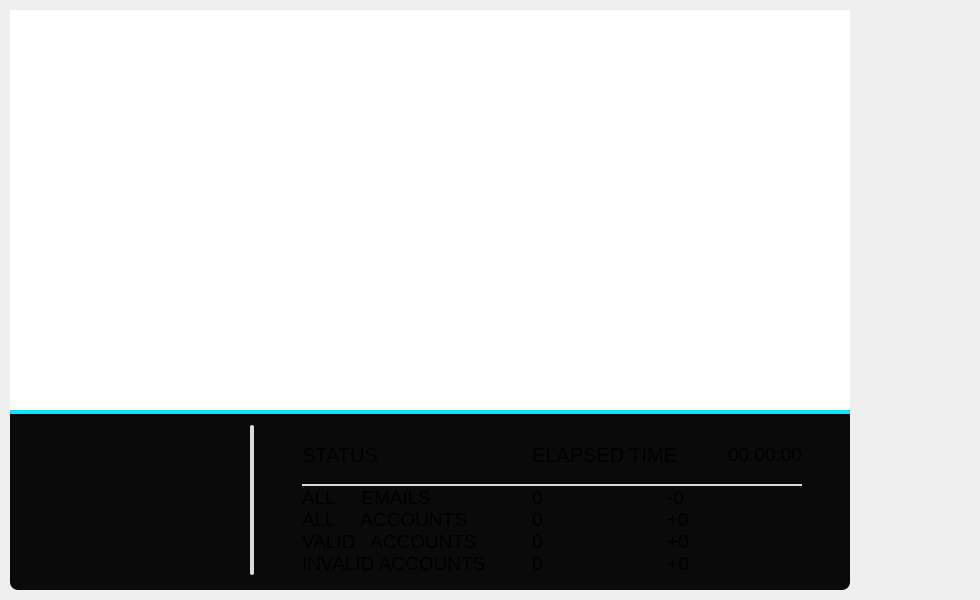
<?xml version="1.0" encoding="UTF-8"?>
<ui version="4.0">
 <class>MainWindow</class>
 <widget class="QMainWindow" name="MainWindow">
  <property name="geometry">
   <rect>
    <x>0</x>
    <y>0</y>
    <width>980</width>
    <height>600</height>
   </rect>
  </property>
  <property name="minimumSize">
   <size>
    <width>980</width>
    <height>600</height>
   </size>
  </property>
  <property name="maximumSize">
   <size>
    <width>980</width>
    <height>600</height>
   </size>
  </property>
  <property name="mouseTracking">
   <bool>false</bool>
  </property>
  <property name="windowTitle">
   <string>SpectralX</string>
  </property>
  <property name="windowIcon">
   <iconset>
    <normaloff>:/images/icons/account.png</normaloff>:/images/icons/account.png</iconset>
  </property>
  <property name="styleSheet">
   <string notr="true"/>
  </property>
  <widget class="QWidget" name="centralwidget">
   <widget class="QTextEdit" name="logs_textEdit">
    <property name="geometry">
     <rect>
      <x>10</x>
      <y>10</y>
      <width>840</width>
      <height>400</height>
     </rect>
    </property>
    <property name="minimumSize">
     <size>
      <width>840</width>
      <height>400</height>
     </size>
    </property>
    <property name="maximumSize">
     <size>
      <width>840</width>
      <height>400</height>
     </size>
    </property>
    <property name="font">
     <font>
      <family>Consolas</family>
      <bold>true</bold>
     </font>
    </property>
    <property name="cursor" stdset="0">
     <cursorShape>ArrowCursor</cursorShape>
    </property>
    <property name="autoFillBackground">
     <bool>false</bool>
    </property>
    <property name="styleSheet">
     <string notr="true">border-top-left-radius: 8px;
border-top-right-radius: 8px;</string>
    </property>
    <property name="readOnly">
     <bool>true</bool>
    </property>
    <property name="html">
     <string>&lt;!DOCTYPE HTML PUBLIC &quot;-//W3C//DTD HTML 4.0//EN&quot; &quot;http://www.w3.org/TR/REC-html40/strict.dtd&quot;&gt;
&lt;html&gt;&lt;head&gt;&lt;meta name=&quot;qrichtext&quot; content=&quot;1&quot; /&gt;&lt;meta charset=&quot;utf-8&quot; /&gt;&lt;style type=&quot;text/css&quot;&gt;
p, li { white-space: pre-wrap; }
hr { height: 1px; border-width: 0; }
li.unchecked::marker { content: &quot;\2610&quot;; }
li.checked::marker { content: &quot;\2612&quot;; }
&lt;/style&gt;&lt;/head&gt;&lt;body style=&quot; font-family:'Consolas'; font-size:9pt; font-weight:700; font-style:normal;&quot;&gt;
&lt;p style=&quot;-qt-paragraph-type:empty; margin-top:0px; margin-bottom:0px; margin-left:0px; margin-right:0px; -qt-block-indent:0; text-indent:0px; font-size:18px; font-weight:800;&quot;&gt;&lt;br /&gt;&lt;/p&gt;&lt;/body&gt;&lt;/html&gt;</string>
    </property>
   </widget>
   <widget class="QWidget" name="logs_bar" native="true">
    <property name="geometry">
     <rect>
      <x>10</x>
      <y>410</y>
      <width>840</width>
      <height>180</height>
     </rect>
    </property>
    <property name="sizePolicy">
     <sizepolicy hsizetype="Expanding" vsizetype="Expanding">
      <horstretch>0</horstretch>
      <verstretch>0</verstretch>
     </sizepolicy>
    </property>
    <property name="minimumSize">
     <size>
      <width>840</width>
      <height>180</height>
     </size>
    </property>
    <property name="maximumSize">
     <size>
      <width>840</width>
      <height>180</height>
     </size>
    </property>
    <property name="styleSheet">
     <string notr="true">#logs_bar {
	border-top: 4px solid #16e0ff;
	border-bottom-left-radius: 8px;
	border-bottom-right-radius: 8px;
	background-color: #0a0a0a;
}

#logs_bar QLabel {
	background-position: center;
	background-repeat: no-repeat;
	background-origin: content;
	background-color: #0a0a0a;
}

#logs_bar #delete_label:hover, #save_label:hover {
	border-radius: 24px;
	background-color: #1a1a1a;
}</string>
    </property>
    <layout class="QGridLayout" name="gridLayout_2">
     <item row="0" column="1">
      <widget class="QLabel" name="delete_label">
       <property name="minimumSize">
        <size>
         <width>48</width>
         <height>48</height>
        </size>
       </property>
       <property name="maximumSize">
        <size>
         <width>48</width>
         <height>48</height>
        </size>
       </property>
       <property name="autoFillBackground">
        <bool>false</bool>
       </property>
       <property name="styleSheet">
        <string notr="true">background-image: url(:/images/icons/delete_32.png);</string>
       </property>
       <property name="text">
        <string/>
       </property>
      </widget>
     </item>
     <item row="0" column="0">
      <widget class="QLabel" name="save_label">
       <property name="minimumSize">
        <size>
         <width>48</width>
         <height>48</height>
        </size>
       </property>
       <property name="maximumSize">
        <size>
         <width>48</width>
         <height>48</height>
        </size>
       </property>
       <property name="autoFillBackground">
        <bool>false</bool>
       </property>
       <property name="styleSheet">
        <string notr="true">background-image: url(:/images/icons/save_32.png);</string>
       </property>
       <property name="text">
        <string/>
       </property>
      </widget>
     </item>
     <item row="0" column="2">
      <widget class="QLabel" name="devider1">
       <property name="sizePolicy">
        <sizepolicy hsizetype="Preferred" vsizetype="Preferred">
         <horstretch>0</horstretch>
         <verstretch>0</verstretch>
        </sizepolicy>
       </property>
       <property name="minimumSize">
        <size>
         <width>4</width>
         <height>150</height>
        </size>
       </property>
       <property name="maximumSize">
        <size>
         <width>4</width>
         <height>150</height>
        </size>
       </property>
       <property name="styleSheet">
        <string notr="true">#devider1 {
	border-radius: 2px;
	background-color: #dcdcdc;
}</string>
       </property>
       <property name="text">
        <string/>
       </property>
      </widget>
     </item>
     <item row="0" column="3">
      <widget class="QWidget" name="status" native="true">
       <property name="sizePolicy">
        <sizepolicy hsizetype="Preferred" vsizetype="Preferred">
         <horstretch>0</horstretch>
         <verstretch>0</verstretch>
        </sizepolicy>
       </property>
       <property name="minimumSize">
        <size>
         <width>500</width>
         <height>0</height>
        </size>
       </property>
       <property name="maximumSize">
        <size>
         <width>420</width>
         <height>16777215</height>
        </size>
       </property>
       <property name="styleSheet">
        <string notr="true">#status {
	background-color: #0a0a0a;
}

#status QLabel {
	font-size: 19px;
}
</string>
       </property>
       <layout class="QGridLayout" name="gridLayout_3">
        <item row="0" column="0">
         <layout class="QVBoxLayout" name="verticalLayout">
          <item>
           <layout class="QHBoxLayout" name="horizontalLayout">
            <item>
             <widget class="QLabel" name="status_label">
              <property name="minimumSize">
               <size>
                <width>230</width>
                <height>0</height>
               </size>
              </property>
              <property name="maximumSize">
               <size>
                <width>230</width>
                <height>16777215</height>
               </size>
              </property>
              <property name="styleSheet">
               <string notr="true">font-size: 20px;</string>
              </property>
              <property name="text">
               <string>STATUS</string>
              </property>
             </widget>
            </item>
            <item alignment="Qt::AlignLeft">
             <widget class="QLabel" name="passed_time_label">
              <property name="minimumSize">
               <size>
                <width>0</width>
                <height>0</height>
               </size>
              </property>
              <property name="styleSheet">
               <string notr="true">font-size: 20px;</string>
              </property>
              <property name="text">
               <string>ELAPSED TIME</string>
              </property>
             </widget>
            </item>
            <item alignment="Qt::AlignRight">
             <widget class="QLabel" name="label">
              <property name="text">
               <string>00:00:00</string>
              </property>
             </widget>
            </item>
           </layout>
          </item>
          <item>
           <widget class="QLabel" name="devider2">
            <property name="minimumSize">
             <size>
              <width>0</width>
              <height>2</height>
             </size>
            </property>
            <property name="maximumSize">
             <size>
              <width>16777215</width>
              <height>2</height>
             </size>
            </property>
            <property name="styleSheet">
             <string notr="true">background-color: #dcdcdc;</string>
            </property>
            <property name="text">
             <string/>
            </property>
           </widget>
          </item>
          <item>
           <layout class="QHBoxLayout" name="horizontalLayout_4">
            <item>
             <layout class="QHBoxLayout" name="horizontalLayout_2">
              <property name="sizeConstraint">
               <enum>QLayout::SetDefaultConstraint</enum>
              </property>
              <item>
               <widget class="QLabel" name="status_data">
                <property name="enabled">
                 <bool>true</bool>
                </property>
                <property name="minimumSize">
                 <size>
                  <width>230</width>
                  <height>0</height>
                 </size>
                </property>
                <property name="maximumSize">
                 <size>
                  <width>230</width>
                  <height>16777215</height>
                 </size>
                </property>
                <property name="layoutDirection">
                 <enum>Qt::LeftToRight</enum>
                </property>
                <property name="styleSheet">
                 <string notr="true"/>
                </property>
                <property name="text">
                 <string>ALL     EMAILS
ALL     ACCOUNTS
VALID   ACCOUNTS
INVALID ACCOUNTS</string>
                </property>
               </widget>
              </item>
             </layout>
            </item>
            <item>
             <layout class="QHBoxLayout" name="horizontalLayout_3">
              <item>
               <widget class="QLabel" name="status_value">
                <property name="enabled">
                 <bool>true</bool>
                </property>
                <property name="minimumSize">
                 <size>
                  <width>0</width>
                  <height>0</height>
                 </size>
                </property>
                <property name="layoutDirection">
                 <enum>Qt::LeftToRight</enum>
                </property>
                <property name="styleSheet">
                 <string notr="true"/>
                </property>
                <property name="text">
                 <string>0
0
0
0</string>
                </property>
               </widget>
              </item>
              <item>
               <widget class="QLabel" name="status_changed_value">
                <property name="minimumSize">
                 <size>
                  <width>0</width>
                  <height>0</height>
                 </size>
                </property>
                <property name="text">
                 <string>-0
+0
+0
+0</string>
                </property>
               </widget>
              </item>
             </layout>
            </item>
           </layout>
          </item>
         </layout>
        </item>
       </layout>
      </widget>
     </item>
    </layout>
   </widget>
  </widget>
 </widget>
 <layoutdefault spacing="0" margin="0"/>
 <resources>
  <include location="resources.qrc"/>
 </resources>
 <connections/>
 <designerdata>
  <property name="gridDeltaX">
   <number>2</number>
  </property>
  <property name="gridDeltaY">
   <number>2</number>
  </property>
  <property name="gridSnapX">
   <bool>true</bool>
  </property>
  <property name="gridSnapY">
   <bool>true</bool>
  </property>
  <property name="gridVisible">
   <bool>false</bool>
  </property>
 </designerdata>
</ui>
